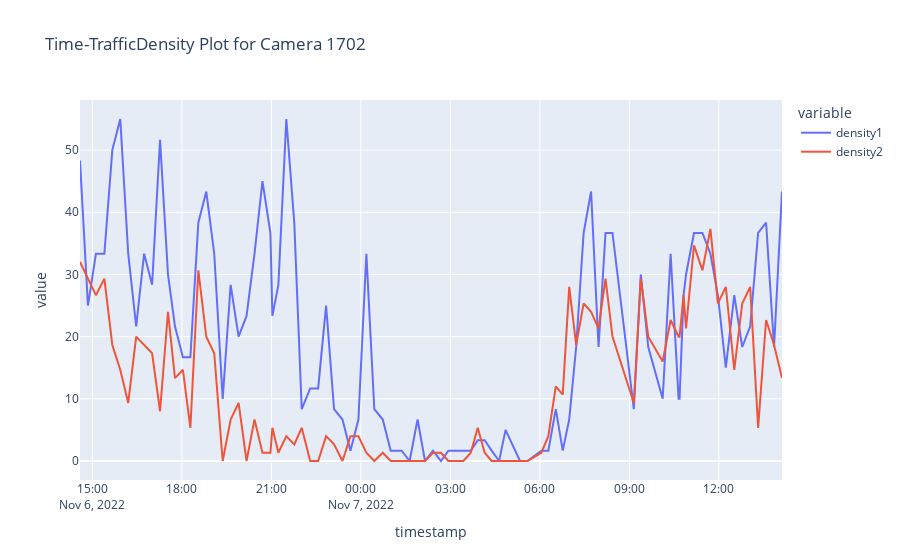

Notebook code for this chart:
### Code cell
fig = create_plot(1702)
fig.show()
